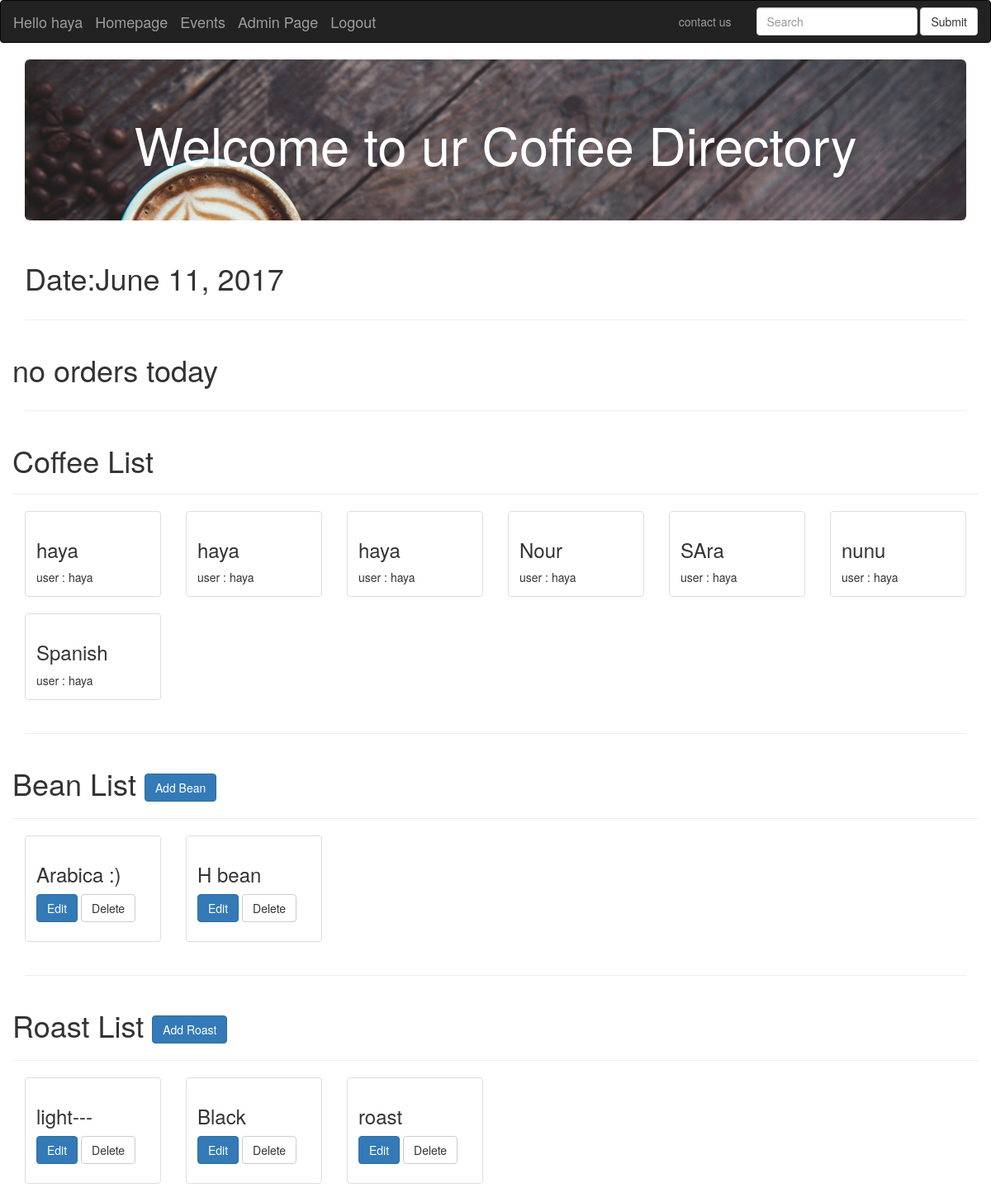
The page /main/ad/ (signed in, upper part) on the database as committed earlier.
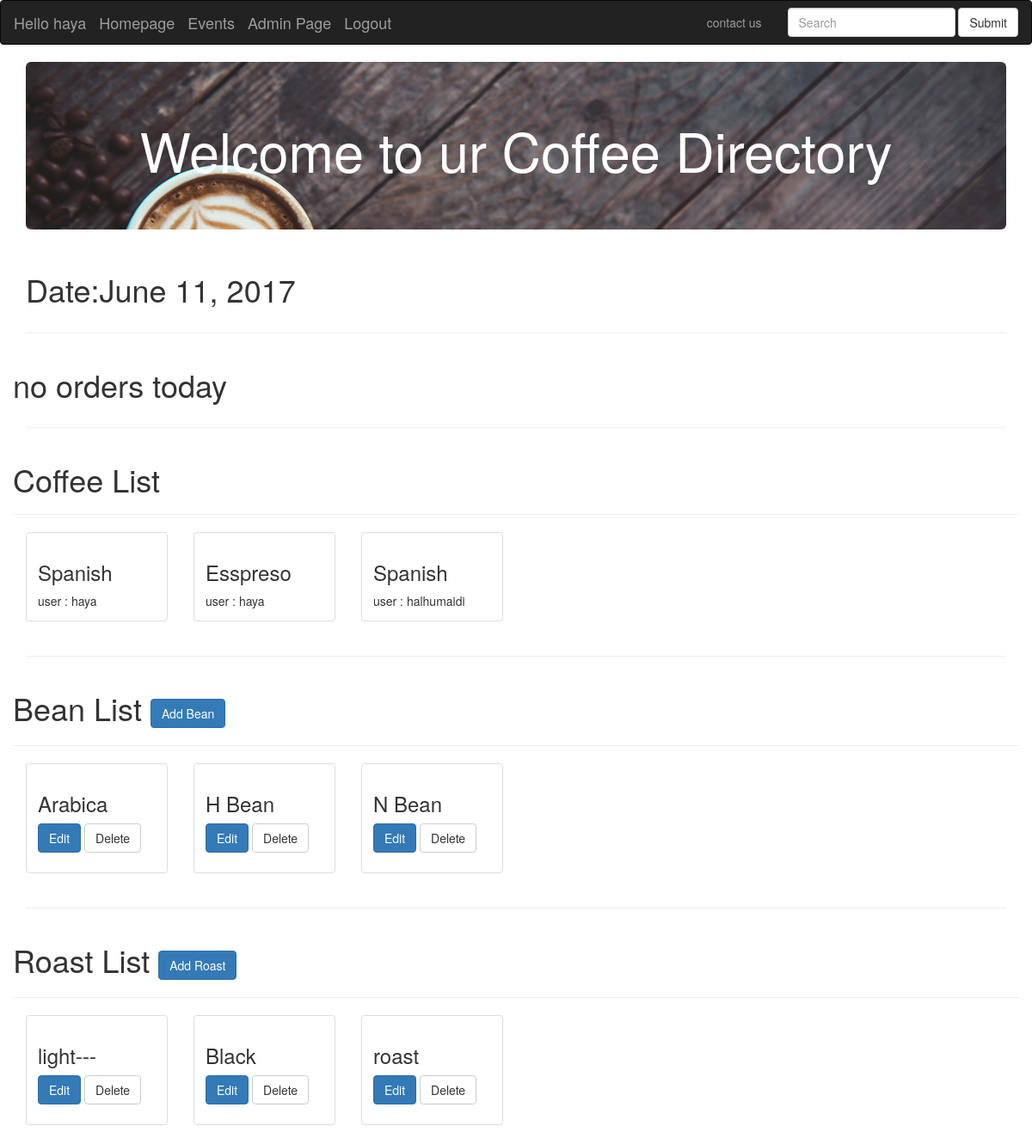
The same page on the database as committed later.
### main/models.py (models this page shows)
class Coffee(models.Model):
    user= models.ForeignKey(User)
    name = models.CharField(max_length = 255)
    bean = models.ForeignKey(Bean)
    roast = models.ForeignKey(Roast)
    esspreso_shots = models.PositiveIntegerField(default = 1)
    water = models.FloatField(default = 0)
    steamed_milk = models.BooleanField(default = False)
    foam = models.FloatField(default = 0)
    powder = models.ManyToManyField(Powder, blank=True)
    syrup = models.ManyToManyField(Syrup, blank=True)
    extra_instructions = models.TextField()
    def __str__(self):
        return self.name

class Bean(models.Model):
    name = models.CharField(max_length=255)
    def __str__(self):
        return self.name

class Roast(models.Model):
    name = models.CharField(max_length=255)
    def __str__(self):
        return self.name

### main/views.py (the view)
def admin_page(request):
    context={}
    if not request.user.is_authenticated():
      return redirect('/main/signin')
    if not request.user.is_staff:
      return redirect("main:naughty_page")
    form = SearchForm()
    context["form"]=form
    today = datetime.date.today()
    context['today']=today
    order_list = Order.objects.filter(date=today)
    context['order_list']=order_list
    coffee_list = Coffee.objects.all()
    context['coffee_list']=coffee_list
    bean = Bean.objects.all()
    context['bean']=bean
    roast = Roast.objects.all()
    context['roast']=roast
    powder = Powder.objects.all()
    context['powder']=powder
    syrup = Syrup.objects.all()
    context['syrup']=syrup
    return render(request,'main/admin_page.html',context)

### main/forms.py
class SearchForm(forms.Form):
    date = forms.DateField(widget = forms.DateInput(attrs={"type":"date"}))

### main/models.py (called while the page is built)
    def __str__(self):
        return self.name

    def __str__(self):
        return self.name

### main/templates/main/admin_page.html (shortened to what this page needs)
{% extends 'main/base.html' %}
{% load crispy_forms_tags %}
{% block header %} Welcome to ur Coffee Directory {% endblock %}
{% block content %}
<div class="row">
 <div class="col col-sm-6">
 <h1>Date:{{today}}</h1>
 </div>
</div>
<hr>
  <div class="row">
  {% if order_list %}
    {% for order in order_list %}
      <div class="col-sm-5 col-md-2">
        <div class="thumbnail">
          <div class="caption">
            <h3> {{order.coffee}} </h3>
            user: {{order.user}}
            <p>
              <a href="{% url 'main:sent' today.year today.month today.day %}" class="btn btn-primary" role="button">Sent</a>
            </p>
          </div>
        </div>
      </div>
    {% endfor %}
  {% else %}
  <h1> no orders today</h1>
  {% endif %}
</div>
<hr>
<div class="row">
 <h1> Coffee List </h1>
 <hr>
 {% for coffee in coffee_list %}
   <div class="col-sm-5 col-md-2">
     <div class="thumbnail">
       <div class="caption">
         <h3>{{coffee}}</h3>
         user : {{coffee.user}}
       </div>
     </div>
   </div>
 {% endfor %}
</div>
<hr>
<div class="row">
 <h1> Bean List <a href="{% url 'main:createBean' %}" class="btn btn-primary" role="button">Add Bean</a> </h1>
 <hr>
 {% for bean in bean %}
   <div class="col-sm-5 col-md-2">
     <div class="thumbnail">
       <div class="caption">
         <h3>{{bean}} </h3>
         <p>
           <a href="{% url 'main:editBean' bean_id=bean.id%}" class="btn btn-primary" role="button">Edit</a>
           <a href="{% url 'main:deleteBean' bean_id=bean.id%}" class="btn btn-default" role="button">Delete</a>
         </p>
       </div>
     </div>
   </div>
 {% endfor %}
</div>
<hr>
<div class="row">
 <h1> Roast List <a href="{% url 'main:createRoast' %}" class="btn btn-primary" role="button">Add Roast</a> </h1>
 <hr>
 {% for roast in roast %}
   <div class="col-sm-5 col-md-2">
     <div class="thumbnail">
       <div class="caption">
         <h3>{{roast}} </h3>
         <p>
           <a href="{% url 'main:editRoast' roast_id=roast.id%}" class="btn btn-primary" role="button">Edit</a>
           <a href="{% url 'main:deleteRoast' roast_id=roast.id%}" class="btn btn-default" role="button">Delete</a>
         </p>
       </div>
     </div>
   </div>
 {% endfor %}
</div>
{% endblock %}

Rows that differ between the two databases and show on the page:
removed Coffee: name "haya", user "haya"
removed Coffee: name "haya", user "haya"
removed Coffee: name "haya", user "haya"
removed Coffee: name "Nour", user "haya"
removed Coffee: name "SAra", user "haya"
removed Coffee: name "nunu", user "haya"
added Coffee: name "Esspreso", user "haya"
added Coffee: name "Spanish", user "halhumaidi"
changed Bean: name "Arabica :)" → "Arabica"
changed Bean: name "H bean" → "H Bean"
added Bean: name "N Bean"
